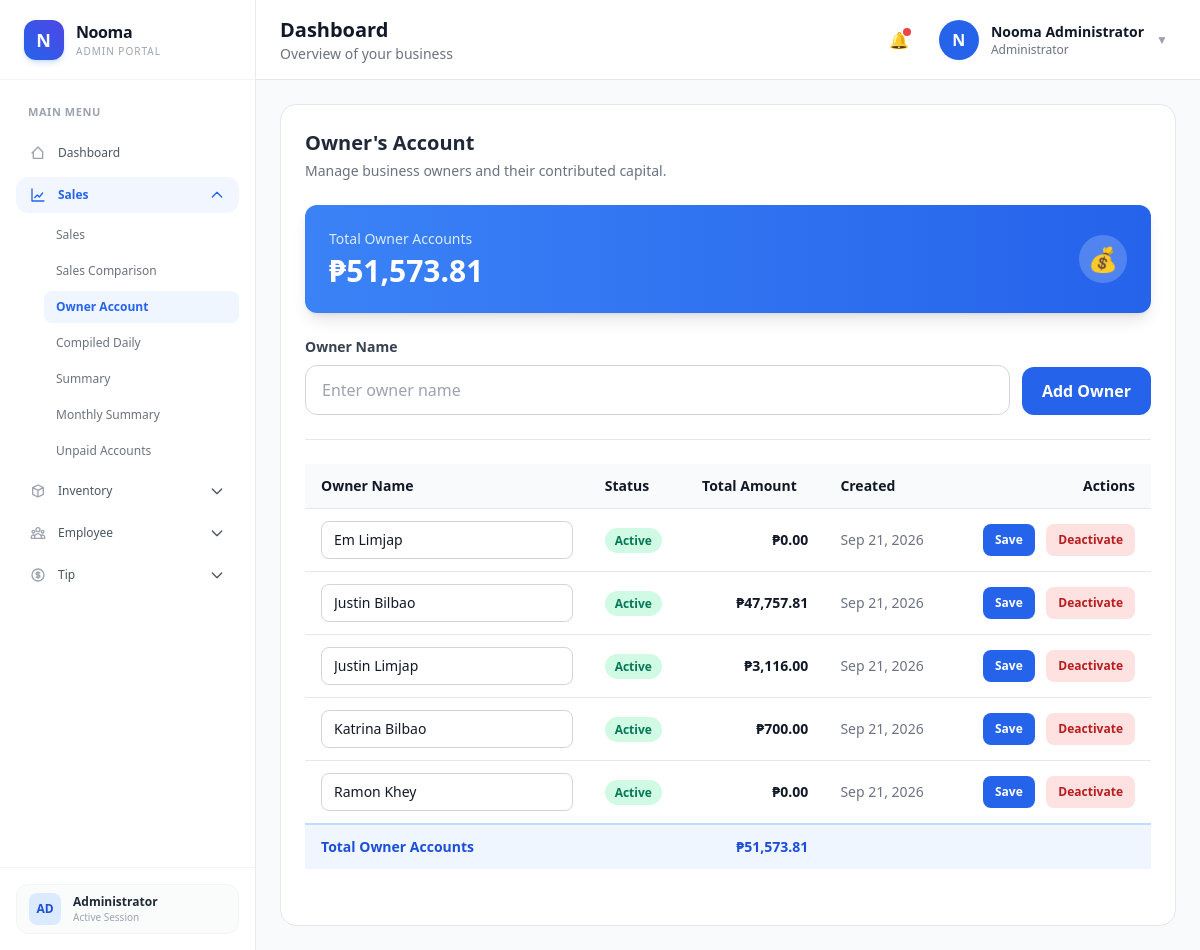
Page /frontend/OwnersAccount/ownerAccount.php (signed in) on the committed database.
### tables this page shows
CREATE TABLE `account_holders` (
  `account_holder_id` bigint(20) UNSIGNED NOT NULL,
  `account_name` varchar(150) NOT NULL,
  `account_type` enum('owner','staff','guest','customer','other') NOT NULL DEFAULT 'other',
  `is_active` tinyint(1) NOT NULL DEFAULT 1,
  `created_at` timestamp NOT NULL DEFAULT current_timestamp()
);

### frontend/OwnersAccount/ownerAccount.php (the view, shortened to what this page needs)
<?php
require_once __DIR__ . "/../../backend/config/database.php";
$owner_accounts = [];
$ownerResult = mysqli_query($conn, "SELECT account_holder_id, account_name, account_type, is_active, created_at FROM account_holders WHERE account_type = 'owner' ORDER BY is_active DESC, account_name ASC");
if ($ownerResult) {
    while ($row = mysqli_fetch_assoc($ownerResult)) {
        $owner_accounts[] = $row;
    }
}
$totalOwnerAccountAmount = 0.0;
$totalOwnerAccountsResult = mysqli_query($conn, "SELECT SUM(ra.amount) as total FROM report_accounts ra INNER JOIN account_holders ah ON ah.account_holder_id = ra.account_holder_id WHERE ah.account_type = 'owner' AND ra.account_category = 'owners_account'");
if ($totalOwnerAccountsResult) {
    $row = mysqli_fetch_assoc($totalOwnerAccountsResult);
    $totalOwnerAccountAmount = (float) ($row["total"] ?? 0);
}
$ownerAccountTotals = [];
foreach ($owner_accounts as $account) {
    $accountId = (int) $account["account_holder_id"];
    $accountTotalStmt = mysqli_prepare($conn, "SELECT SUM(ra.amount) as total FROM report_accounts ra WHERE ra.account_holder_id = ? AND ra.account_category = 'owners_account'");
    mysqli_stmt_bind_param($accountTotalStmt, "i", $accountId);
    mysqli_stmt_execute($accountTotalStmt);
    $accountTotalResult = mysqli_stmt_get_result($accountTotalStmt);
    if ($accountTotalResult) {
        $row = mysqli_fetch_assoc($accountTotalResult);
        $ownerAccountTotals[$accountId] = (float) ($row["total"] ?? 0);
    }
}
?>
<!DOCTYPE html>
<html lang="en">
<head>
    <script src="https://cdn.tailwindcss.com"></script>
</head>
<body class="bg-gray-50 text-gray-900">
<?php include "../Components/sidebar.php"; ?>
<div class="lg:ml-64 min-h-screen">
    <?php include "../Components/navbar.php"; ?>
    <main class="p-6">
        <div class="bg-white rounded-2xl border border-gray-200 p-6">
            <div class="mb-6">
                <h2 class="text-xl font-semibold text-gray-800">
                    Owner's Account
                </h2>
                <p class="text-sm text-gray-500 mt-1">
                    Manage business owners and their contributed capital.
                </p>
            </div>
            <div class="mb-6 bg-gradient-to-r from-blue-500 to-blue-600 rounded-xl p-6 text-white shadow-lg">
                <div class="flex items-center justify-between">
                    <div>
                        <p class="text-blue-100 text-sm font-medium">Total Owner Accounts</p>
                        <p class="text-3xl font-bold mt-1">₱<?= number_format($totalOwnerAccountAmount, 2) ?></p>
                    </div>
                    <div class="w-12 h-12 bg-white/20 rounded-full flex items-center justify-center">
                        <span class="text-2xl">💰</span>
                    </div>
                </div>
            </div>
            <form method="post" class="mb-6 flex flex-wrap items-end gap-3 border-b pb-6">
                <div class="flex-1 min-w-64">
                    <label for="newOwnerName" class="block text-sm font-semibold text-gray-700 mb-2">Owner Name</label>
                    <input type="text" id="newOwnerName" name="account_name" required placeholder="Enter owner name"
                           class="w-full border border-gray-300 rounded-xl px-4 py-3 focus:outline-none focus:ring-2 focus:ring-blue-500">
                </div>
                <button type="submit" class="px-5 py-3 rounded-xl bg-blue-600 text-white font-semibold hover:bg-blue-700">Add Owner</button>
            </form>
            <div class="overflow-x-auto mb-8">
                <table class="w-full text-sm text-left">
                    <thead class="bg-gray-50 border-b">
                        <tr>
                            <th class="px-4 py-3">Owner Name</th>
                            <th class="px-4 py-3">Status</th>
                            <th class="px-4 py-3">Total Amount</th>
                            <th class="px-4 py-3">Created</th>
                            <th class="px-4 py-3 text-right">Actions</th>
                        </tr>
                    </thead>
                    <tbody class="divide-y">
                        <?php foreach ($owner_accounts as $account): ?>
                            <?php $editFormId = "edit-owner-" . (int) $account["account_holder_id"]; ?>
                            <tr class="hover:bg-gray-50">
                                    <td class="px-4 py-3">
                                        <form id="<?= $editFormId ?>" method="post">
                                            <input type="text" name="account_name" required value="<?= htmlspecialchars($account["account_name"]) ?>"
                                                   class="w-full border border-gray-300 rounded-lg px-3 py-2">
                                        </form>
                                    </td>
                                    <td class="px-4 py-3">
                                        <span class="px-2.5 py-1 rounded-full text-xs font-semibold <?= $account["is_active"] ? "bg-emerald-100 text-emerald-700" : "bg-gray-100 text-gray-600" ?>">
                                            <?= $account["is_active"] ? "Active" : "Inactive" ?>
                                        </span>
                                    </td>
                                    <td class="px-4 py-3 font-semibold text-right">
                                        ₱<?= number_format($ownerAccountTotals[$account["account_holder_id"]] ?? 0, 2) ?>
                                    </td>
                                    <td class="px-4 py-3 text-gray-500"><?= htmlspecialchars(date("M j, Y", strtotime($account["created_at"]))) ?></td>
                                    <td class="px-4 py-3 text-right whitespace-nowrap">
                                        <button type="submit" form="<?= $editFormId ?>" class="px-3 py-2 rounded-lg bg-blue-600 text-white text-xs font-semibold hover:bg-blue-700">Save</button>
                                        <form method="post" class="inline">
                                            <button type="submit" class="ml-2 px-3 py-2 rounded-lg <?= $account["is_active"] ? "bg-red-100 text-red-700 hover:bg-red-200" : "bg-emerald-100 text-emerald-700 hover:bg-emerald-200" ?> text-xs font-semibold">
                                                <?= $account["is_active"] ? "Deactivate" : "Activate" ?>
                                            </button>
                                        </form>
                                    </td>
                            </tr>
                        <?php endforeach; ?>
                    </tbody>
                    <tfoot class="bg-blue-50 border-t-2 border-blue-200">
                        <tr>
                            <td colspan="2" class="px-4 py-3 font-bold text-blue-700">Total Owner Accounts</td>
                            <td class="px-4 py-3 font-bold text-right text-blue-700">₱<?= number_format($totalOwnerAccountAmount, 2) ?></td>
                            <td colspan="2"></td>
                        </tr>
                    </tfoot>
                </table>
            </div>
        </div>
    </main>
<?php include "../Components/footer.php"; ?>

### rows in the picture
account_holders: account_name "Em Limjap", is_active "Active", account_holder_id "0.00", created_at "Sep 21, 2026"
account_holders: account_name "Justin Bilbao", is_active "Active", account_holder_id "47,757.81", created_at "Sep 21, 2026"
account_holders: account_name "Justin Limjap", is_active "Active", account_holder_id "3,116.00", created_at "Sep 21, 2026"
account_holders: account_name "Katrina Bilbao", is_active "Active", account_holder_id "700.00", created_at "Sep 21, 2026"
account_holders: account_name "Ramon Khey", is_active "Active", account_holder_id "0.00", created_at "Sep 21, 2026"

### other values in the picture
$page_title "Dashboard"
$page_description "Overview of your business"
substr($full_name, 0, 1) "N"
$full_name "Nooma Administrator"
$totalOwnerAccountAmount "51,573.81"
